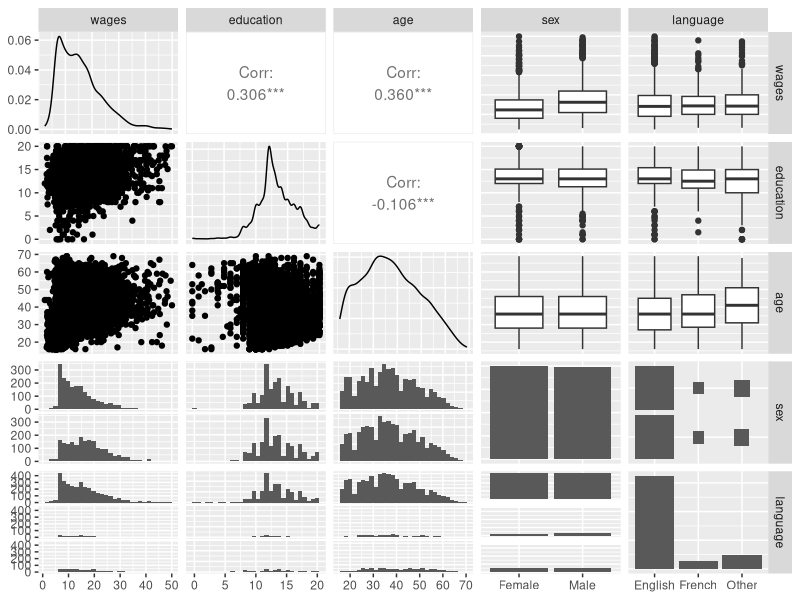

The R script that drew this image:
## ---- chunk 1
knitr::opts_chunk$set(echo = TRUE)
library(ggplot2, quietly = TRUE, warn.conflicts = FALSE)
library(car, quietly = TRUE, warn.conflicts = FALSE)
library(GGally, quietly = TRUE, warn.conflicts = FALSE)
## ---- chunk 2
data(SLID, package = "car")
SLID <- SLID[complete.cases(SLID), ]
ds <- SLID

colnames(ds)
dim(ds)
summary(ds)

levels(ds$sex)
levels(ds$language)

g <- ggpairs(ds)
g

lm <- lm(formula = wages~education+age+sex+language, data=SLID)
summary(lm)
